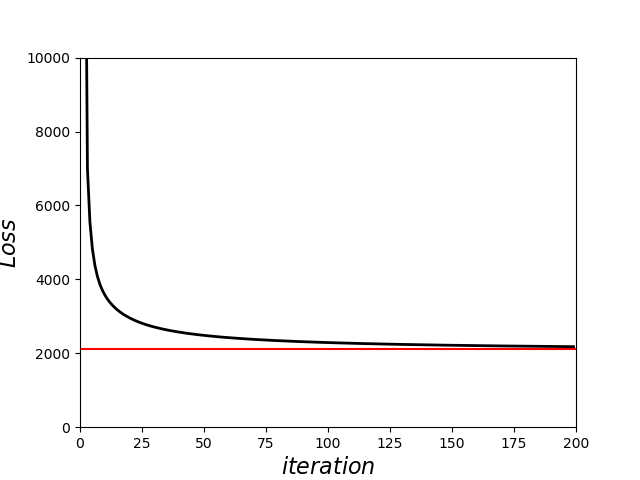

Write the Python code that produced this figure.
#########################
# Date: 2020-4-4
# Author: FredLau
# HW1: predict the PM2.5-v1: only consider PM2.5
##########################

import sys
import numpy as np
import pandas as pd
import csv
from sklearn import linear_model
import matplotlib.pyplot as plt

# process data
raw_data = np.genfromtxt('data/train.csv', delimiter=',')
data = raw_data[1:, 3:]
data[np.isnan(data)] = 0  # process nan

# Dictionary: key:month value:month data
month_data = {}

# make data timeline continuous
for month in range(12):
    temp = np.empty(shape=(18, 20*24))
    for day in range(20):
        temp[:, day*24: (day+1)*24] = data[(month*20+day)*18: (month*20+day+1)*18, :]
    month_data[month] = temp

# x_data v1: only consider PM2.5
x_data = np.empty(shape=(12*471, 9))
y_data = np.empty(shape=(12*471, 1))
for month in range(12):
    for i in range(471):
        x_data[month*471+i][:] = month_data[month][9][i: i+9]
        y_data[month*471+i] = month_data[month][9][i+9]

# feature scale: normalization
mean = np.mean(x_data, axis=0)
std = np.std(x_data, axis=0)
for i in range(x_data.shape[0]):
    for j in range(x_data.shape[1]):
        if std[j] != 0:
            x_data[i][j] = (x_data[i][j] - mean[j]) / std[j]

################################
# train-adagrad
# mini-batch
batch = x_data.shape[0] # full batch
epoch = 200

# parameters
dim = x_data.shape[1]+1
w = np.zeros(shape=(dim, 1))  # concatenate bias = w[0]
lr = np.full((dim, 1), 10.0)  # learning rate
grad = np.empty(shape=(dim, 1))  # gradient of loss to every para
gradsum = np.zeros(shape=(dim, 1))  # sum of gradient**2

x_data = np.concatenate((np.ones(shape=(x_data.shape[0], 1)), x_data), axis=1)

loss_his = np.empty(shape=(epoch, 1))
for T in range(epoch):
    L = y_data - np.dot(x_data, w)
    loss_his[T] = np.sum(L**2)
    grad = (-2)*np.dot(np.transpose(x_data), L)
    gradsum = gradsum + grad**2
    w = w - lr*grad/gradsum**0.5

f = open('v1.csv', 'w')
sys.stdout = f
print('v1: only consider PM2.5\n')
# sklearn linear model
print('Using sklearn')
reg = linear_model.LinearRegression()
print(reg.fit(x_data, y_data))
print('bias=', reg.intercept_)
print('w=', reg.coef_.transpose())
print('\n')

# In our model
print('In our model')
print('bias=', w[0])
print('w=', w[1:])
f.close()

# draw change of loss
plt.xlim(0, epoch)
plt.ylim(0, 10000)
plt.xlabel('$iteration$', fontsize=16)
plt.ylabel('$Loss$', fontsize=16)
iteration = np.arange(0, epoch)
plt.plot(iteration, loss_his/100, '-', ms=3, lw=2, color='black')


sk_w = reg.coef_.transpose()
sk_w[0] = reg.intercept_
sk_loss = np.sum((y_data - np.dot(x_data, sk_w))**2)
plt.hlines(sk_loss/100, 0, epoch, colors='red', linestyles='solid')

plt.show()
